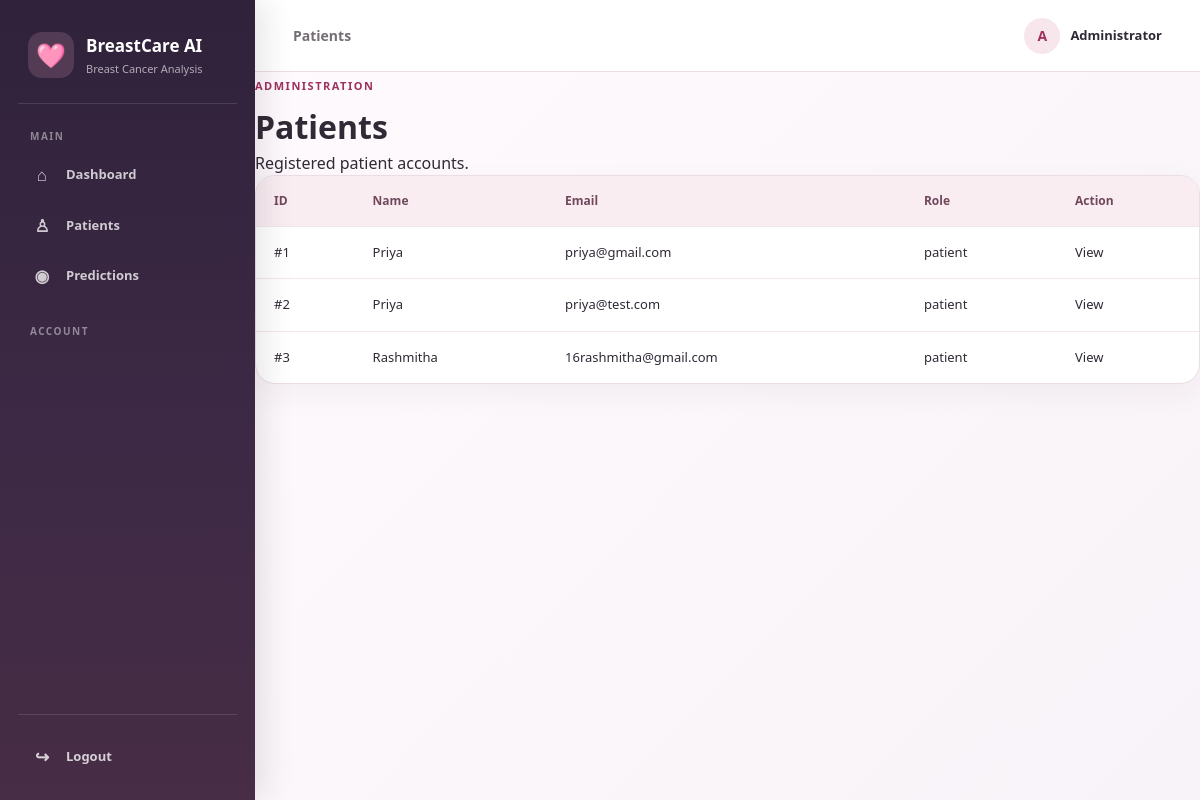
The page /admin/patients (signed in) on the database as committed earlier.
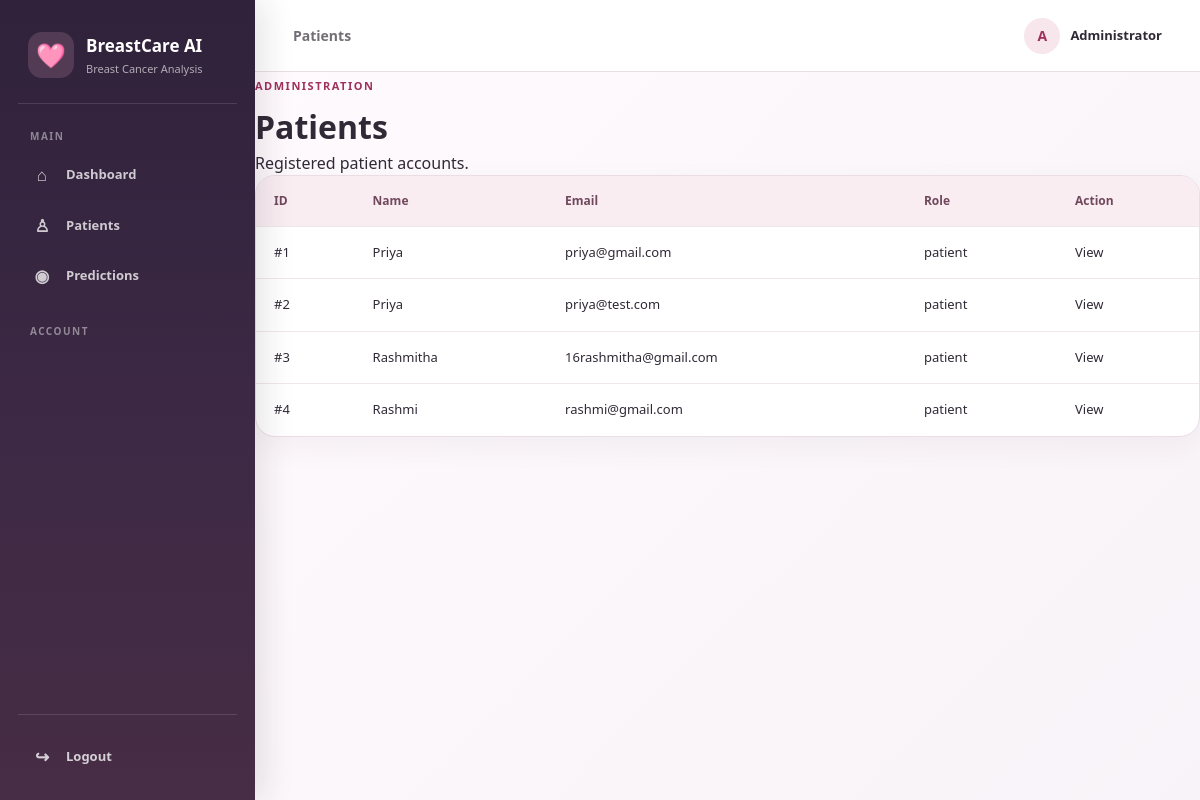
The same page on the database as committed later.
### tables this page shows
CREATE TABLE users (

            id INTEGER PRIMARY KEY AUTOINCREMENT,

            name TEXT NOT NULL,

            email TEXT UNIQUE NOT NULL,

            password_hash TEXT NOT NULL,

            role TEXT NOT NULL DEFAULT 'patient',

            phone TEXT,

            age INTEGER,

            gender TEXT,

            address TEXT,

            profile_completed INTEGER NOT NULL DEFAULT 0,

            created_at TIMESTAMP DEFAULT CURRENT_TIMESTAMP
        );

### app.py (the view)
@app.route(
    "/admin/patients"
)
def admin_patients():
    check = admin_required()
    if check:
        return check
    patients = get_all_patients()
    return render_template(
        "admin/patients.html",
        patients=patients
    )

### app.py (called while the page is built)
def admin_required():
    if "user_id" not in session:
        return redirect(url_for("login"))
    if session.get("role") != "admin":
        return redirect(url_for("home"))
    return None

### models.py (called while the page is built)
def get_db():
    connection = sqlite3.connect(
        DATABASE_PATH
    )
    connection.row_factory = sqlite3.Row
    return connection

def get_all_patients():
    connection = get_db()
    patients = connection.execute(
        """
        SELECT
            users.*,

            COUNT(predictions.id)
            AS prediction_count

        FROM users

        LEFT JOIN predictions
        ON users.id = predictions.user_id

        WHERE users.role = 'patient'

        GROUP BY users.id

        ORDER BY users.id ASC
        """
    ).fetchall()
    connection.close()
    return patients

### templates/admin/patients.html (shortened to what this page needs)
{% extends "base.html" %}
{% block topbar_title %}
Patients
{% endblock %}
{% block content %}
<div class="page-content">
    <div class="page-heading">
        <div class="eyebrow">
            ADMINISTRATION
        </div>
        <h1>
            Patients
        </h1>
        <p>
            Registered patient accounts.
        </p>
    </div>
    <div class="table-card">
        <div class="table-wrapper">
            <table class="data-table">
                <thead>
                    <tr>
                        <th>
                            ID
                        </th>
                        <th>
                            Name
                        </th>
                        <th>
                            Email
                        </th>
                        <th>
                            Role
                        </th>
                        <th>
                            Action
                        </th>
                    </tr>
                </thead>
                <tbody>
                {% if patients %}
                    {% for patient in patients %}
                    <tr>
                        <td>
                            #{{ loop.index }}
                        </td>
                        <td>
                            {{ patient["name"] }}
                        </td>
                        <td>
                            {{ patient["email"] }}
                        </td>
                        <td>
                            <span class="status">
                                {{ patient["role"] }}
                            </span>
                        </td>
                        <td>
                            <a
                                href="{{ url_for(
                                    'admin_patient_detail',
                                    user_id=patient['id']
                                ) }}"
                                class="btn btn-secondary"
                            >
                                View
                            </a>
                        </td>
                    </tr>
                    {% endfor %}
                {% endif %}
                </tbody>
            </table>
        </div>
    </div>
</div>
{% endblock %}

Rows that differ between the two databases and show on the page:
added users: name "Rashmi", email "rashmi@gmail.com", role "patient"
